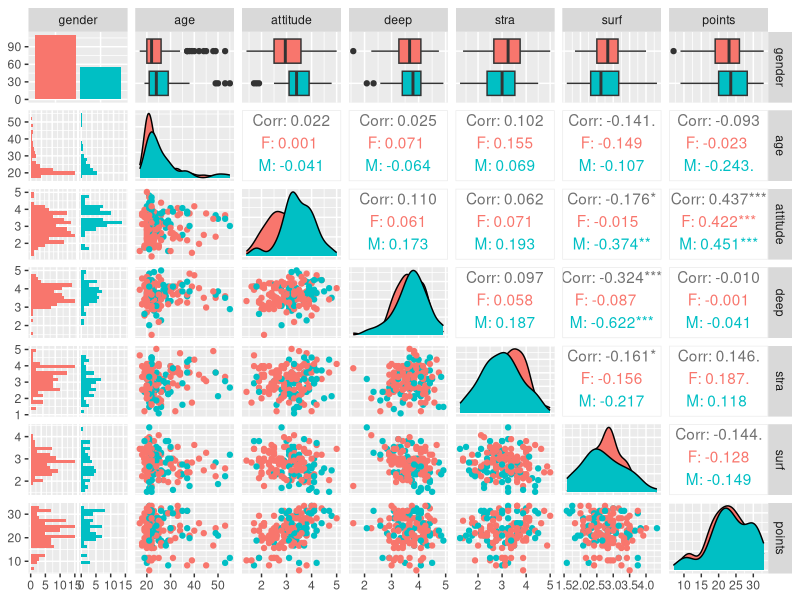
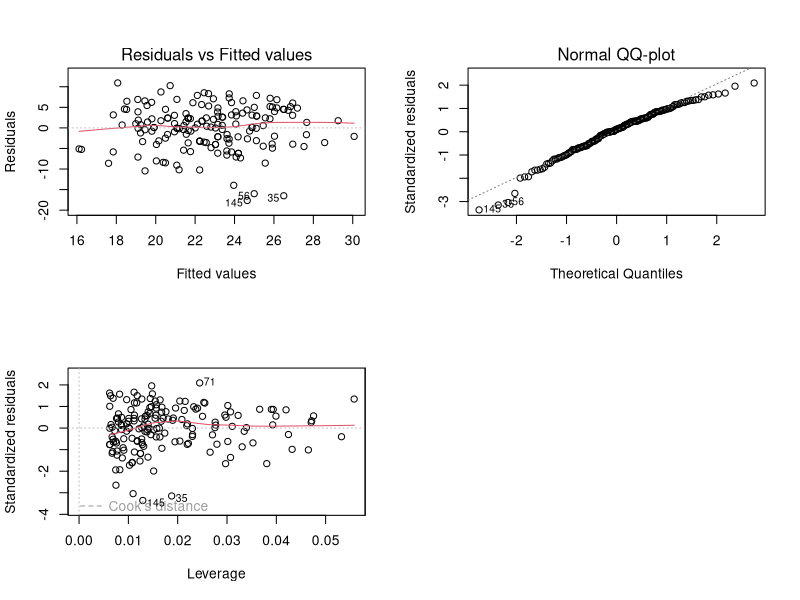

These figures' R source, in order:
# Krishnan Narayanan 03.02.2017
# Rstudio exercise 2: Regression and model validation

## Analysis


## Analysis 
# Loading the libraries for the plots

library(GGally)
library(ggplot2)

# loading the data from the file learning2014.txt created by  
# the Data wrangling exercise

learn2014 <- read.table("learning2014.txt", sep="\t", header=TRUE)

# the dataframe learn2014 has 166 observations and 7 variables

str(learn2014)

dim(learn2014)

head(learn2014)

# The graphical overview of the data variables, their distributions and relationships. 
# the colours in the plot is based on gender

p <- ggpairs(learn2014, mapping = aes(col = gender), lower = list(combo = wrap("facethist", bins = 20)))

# show  the plot of correlation of variables
p



# model fitting with three variables.
# The three variables which have highest absolute correlation values with 
# points are chosen from the plot p. These variables are attitude, stra and surf.
# The summary of my_model3 gives

# Residual standard error: 5.296 on 162 degrees of freedom
# Multiple R-squared:  0.2074,	Adjusted R-squared:  0.1927 
# F-statistic: 14.13 on 3 and 162 DF,  p-value: 3.156e-08
# From the summary the t value for surf is quite small compared to
# the t values of the other two variables

my_model3 <- lm(points ~ attitude + stra + surf, data = learn2014)
summary(my_model3)


# model fitting with two variables: attitude and stra as stra has a higher correlation 
# to points compared to surf
# The summary of the model gives
# Residual standard error: 5.289 on 163 degrees of freedom
# Multiple R-squared:  0.2048,	Adjusted R-squared:  0.1951 
# F-statistic: 20.99 on 2 and 163 DF,  p-value: 7.734e-09

my_model2 <- lm(points ~ attitude + stra, data = learn2014)
summary(my_model2)

# We plot the graphs  Residuals vs Fitted values, Normal QQ-plot and Residuals vs Leverage.
par(mfrow = c(2,2))
plot(my_model2, which = c(1,2,5), caption = list("Residuals vs Fitted values", "Normal QQ-plot", "Residuals vs Leverage"))



